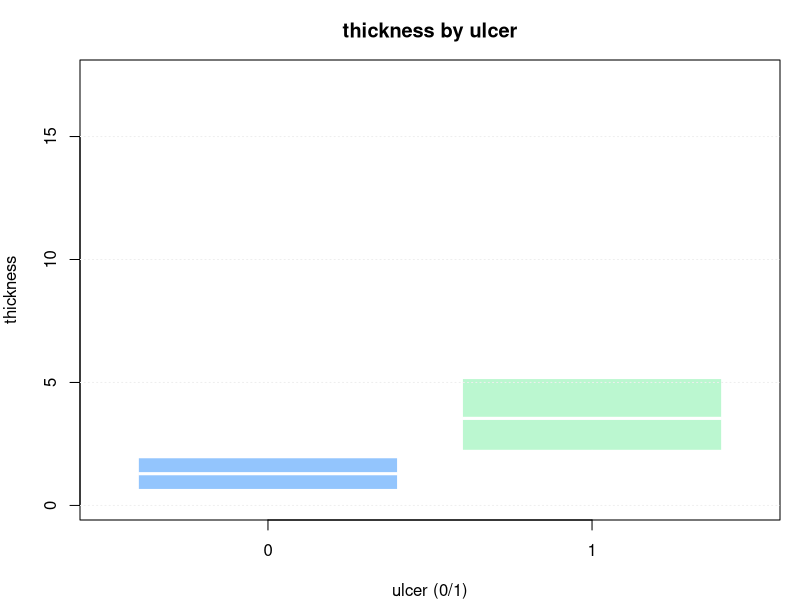
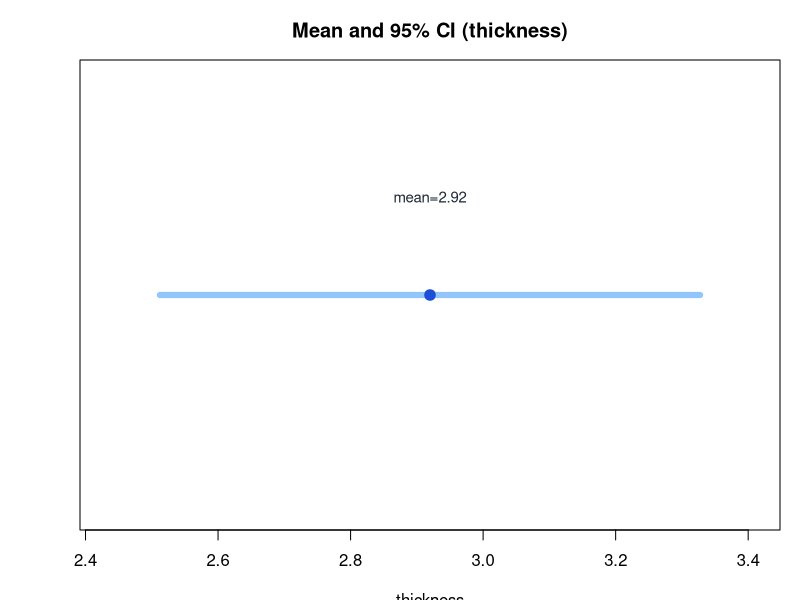
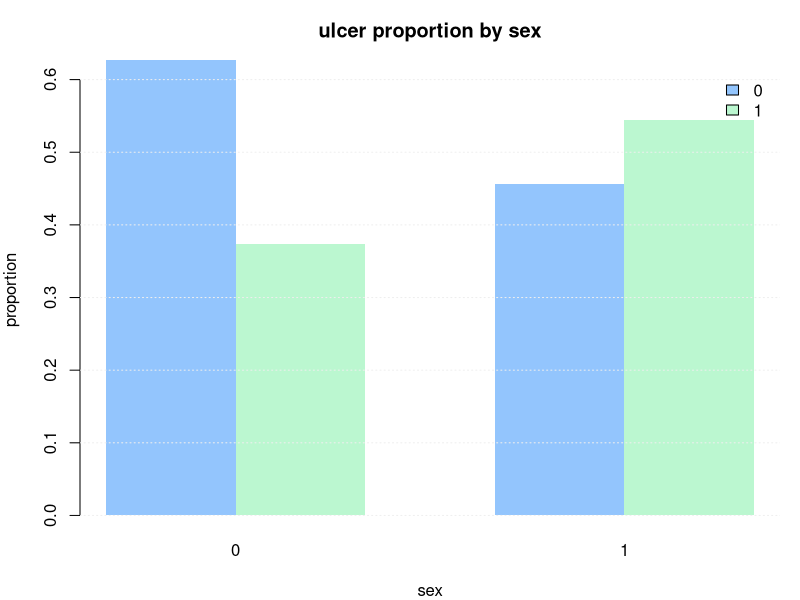
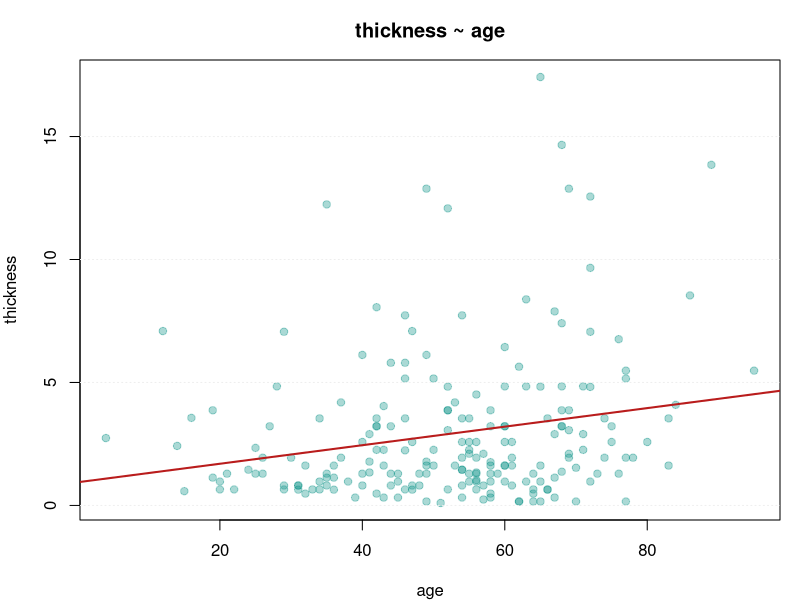
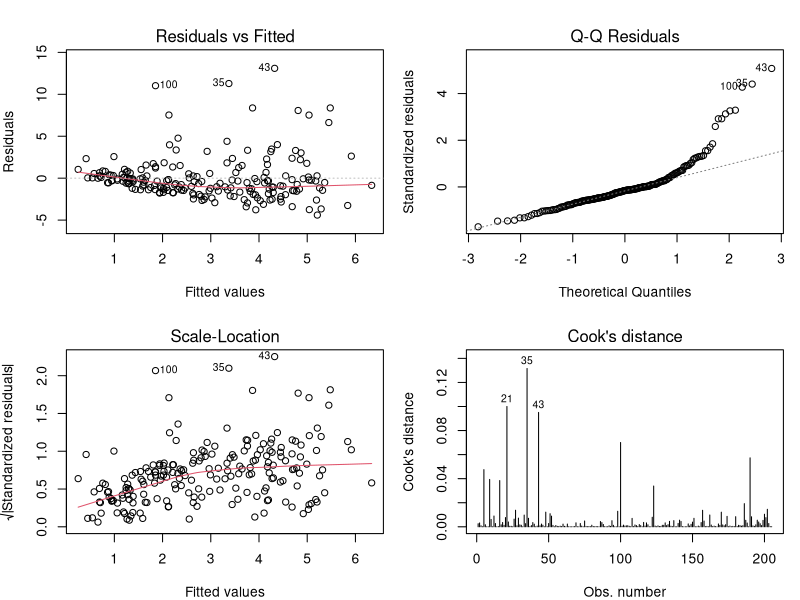
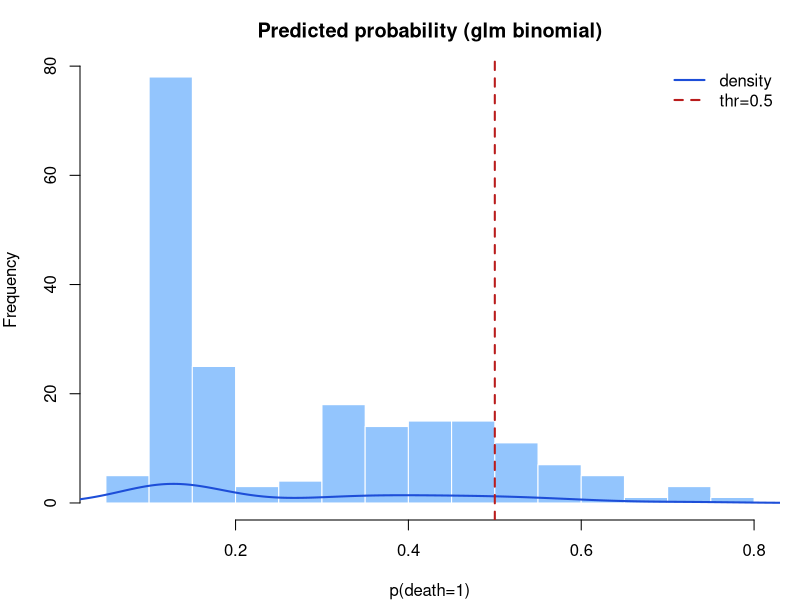
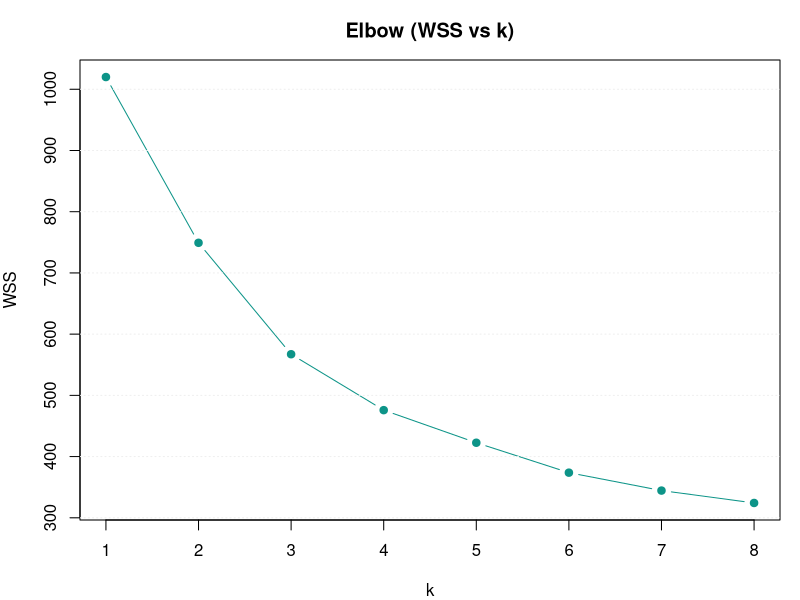
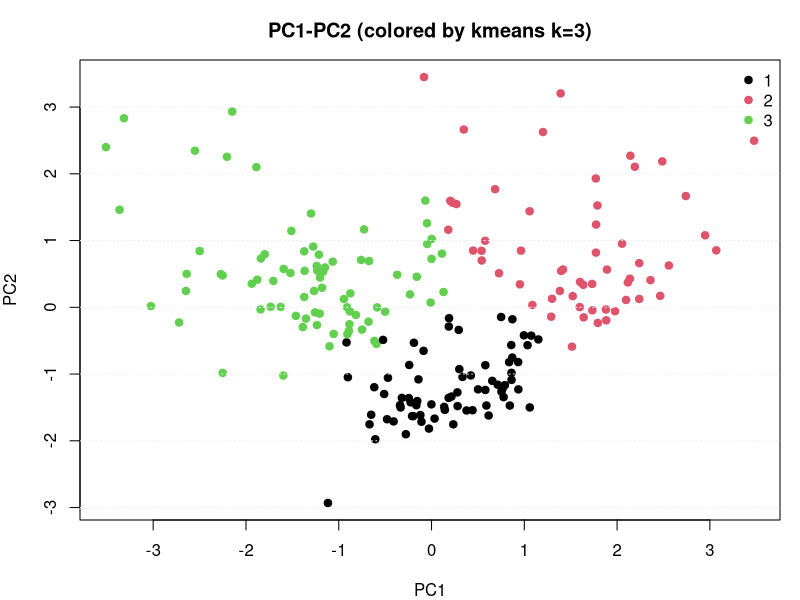

Reproduce these figures in R, in order. (Note: this script raises an error after producing the figures.)
# 生成 04-09 练习页配图（尽量只依赖 base R + MASS）
# 运行方式（建议在本脚本所在目录运行）：
#   setwd("docs/Practice"); source("gen_figures_04_09.R")
# 或命令行：
#   Rscript docs/Practice/gen_figures_04_09.R

options(repos = c(CRAN = "https://mirrors.tuna.tsinghua.edu.cn/CRAN/"))
if (!requireNamespace("MASS", quietly = TRUE)) install.packages("MASS")
library(MASS)

data(Melanoma)
mel <- as.data.frame(Melanoma)

args <- commandArgs(trailingOnly = FALSE)
file_arg <- sub("^--file=", "", args[grep("^--file=", args)])
base_dir <- if (length(file_arg) > 0) dirname(normalizePath(file_arg)) else getwd()

fig_dir <- file.path(base_dir, "figures")
dir.create(fig_dir, showWarnings = FALSE, recursive = TRUE)

# ---------- 04：推断（箱线图） ----------
png(file.path(fig_dir, "p04-boxplot-thickness-ulcer.png"), width = 860, height = 520, res = 120, bg = "white")
par(mar = c(4, 4, 3, 1))
boxplot(thickness ~ factor(ulcer), data = mel,
        xlab = "ulcer (0/1)", ylab = "thickness",
        main = "thickness by ulcer",
        col = c("#93c5fd", "#bbf7d0"), border = "white")
grid(nx = NA, ny = NULL, col = "#eeeeee")
dev.off()

# 04：推断（均值 + 95%CI 可视化）
x <- mel$thickness
tt <- t.test(x)
m <- unname(mean(x))
ci <- unname(tt$conf.int)
png(file.path(fig_dir, "p04-ci-thickness.png"), width = 860, height = 360, res = 120, bg = "white")
par(mar = c(3.5, 4, 3, 1))
plot(NA, xlim = range(ci) + c(-0.1, 0.1) * diff(range(ci)), ylim = c(0.6, 1.4),
     yaxt = "n", xlab = "thickness", ylab = "", main = "Mean and 95% CI (thickness)")
segments(ci[1], 1, ci[2], 1, lwd = 6, col = "#93c5fd")
points(m, 1, pch = 19, cex = 1.4, col = "#1d4ed8")
text(m, 1.18, labels = sprintf("mean=%.2f", m), cex = 0.9, col = "#1f2937")
dev.off()

# 04：推断（分类变量：构成比可视化）
tb <- table(ulcer = mel$ulcer, sex = mel$sex)
prop <- prop.table(tb, 2)
png(file.path(fig_dir, "p04-prop-ulcer-by-sex.png"), width = 860, height = 520, res = 120, bg = "white")
par(mar = c(4, 4, 3, 1))
barplot(prop,
        beside = TRUE,
        col = c("#93c5fd", "#bbf7d0"),
        border = NA,
        legend.text = rownames(prop),
        args.legend = list(bty = "n", inset = 0.01),
        xlab = "sex", ylab = "proportion",
        main = "ulcer proportion by sex")
grid(nx = NA, ny = NULL, col = "#eeeeee")
dev.off()

# ---------- 05：线性回归（散点+回归线 & 诊断图） ----------
png(file.path(fig_dir, "p05-scatter-fit1.png"), width = 860, height = 520, res = 120, bg = "white")
par(mar = c(4, 4, 3, 1))
plot(mel$age, mel$thickness,
     xlab = "age", ylab = "thickness",
     main = "thickness ~ age",
     pch = 19, col = rgb(13/255, 148/255, 136/255, 0.35))
abline(lm(thickness ~ age, data = mel), col = "#b91c1c", lwd = 2)
grid(nx = NA, ny = NULL, col = "#eeeeee")
dev.off()

fit2 <- lm(thickness ~ age + factor(sex) + ulcer + year, data = mel)
png(file.path(fig_dir, "p05-diagnostic-fit2.png"), width = 980, height = 760, res = 120, bg = "white")
par(mfrow = c(2, 2), mar = c(4, 4, 3, 1))
plot(fit2, which = 1:4)
par(mfrow = c(1, 1))
dev.off()

# ---------- 06：Logistic（预测概率分布） ----------
mel$death <- ifelse(mel$status == 1, 1, 0)
fit6 <- glm(death ~ age + thickness + ulcer + factor(sex), data = mel, family = binomial)
p <- predict(fit6, type = "response")
png(file.path(fig_dir, "p06-prob-hist.png"), width = 860, height = 520, res = 120, bg = "white")
par(mar = c(4, 4, 3, 1))
hist(p, breaks = 18, col = "#93c5fd", border = "white",
     main = "Predicted probability (glm binomial)", xlab = "p(death=1)")
lines(density(p), col = "#1d4ed8", lwd = 2)
abline(v = 0.5, col = "#b91c1c", lwd = 2, lty = 2)
legend("topright", legend = c("density", "thr=0.5"),
       col = c("#1d4ed8", "#b91c1c"), lwd = 2, lty = c(1, 2), bty = "n")
dev.off()

# ---------- 07：聚类与 PCA ----------
num_cols <- c("time", "age", "thickness", "ulcer", "year")
X <- mel[, num_cols]
Xz <- scale(X)
Xz <- Xz[complete.cases(Xz), , drop = FALSE]

set.seed(123)
wss <- sapply(1:8, function(k) kmeans(Xz, centers = k, nstart = 10)$tot.withinss)
png(file.path(fig_dir, "p07-elbow-wss.png"), width = 860, height = 520, res = 120, bg = "white")
par(mar = c(4, 4, 3, 1))
plot(1:8, wss, type = "b", xlab = "k", ylab = "WSS", main = "Elbow (WSS vs k)",
     pch = 19, col = "#0d9488")
grid(nx = NA, ny = NULL, col = "#eeeeee")
dev.off()

set.seed(123)
km3 <- kmeans(Xz, centers = 3, nstart = 25)
pc <- prcomp(Xz, center = TRUE, scale. = FALSE)
Z <- pc$x[, 1:2]
png(file.path(fig_dir, "p07-pca-k3.png"), width = 860, height = 560, res = 120, bg = "white")
par(mar = c(4, 4, 3, 1))
plot(Z, col = km3$cluster, pch = 19,
     xlab = "PC1", ylab = "PC2",
     main = "PC1-PC2 (colored by kmeans k=3)")
legend("topright", legend = sort(unique(km3$cluster)),
       col = sort(unique(km3$cluster)), pch = 19, bty = "n")
grid(nx = NA, ny = NULL, col = "#eeeeee")
dev.off()

# ---------- 08：关联规则（项目频率示意） ----------
items <- c("二甲双胍", "胰岛素", "血糖", "糖化血红蛋白",
           "ACEI", "利尿剂", "肌酐",
           "他汀", "血脂", "空腹血糖",
           "头孢", "布洛芬", "血常规",
           "阿司匹林", "血钾")

set.seed(42)
visit_n <- 30
prob <- c(0.35, 0.22, 0.28, 0.15, 0.22, 0.18, 0.14, 0.26, 0.30, 0.16, 0.20, 0.18, 0.32, 0.20, 0.14)

Xbin <- sapply(seq_along(items), function(j) rbinom(visit_n, 1, prob[j]))
colnames(Xbin) <- items
freq <- colMeans(Xbin)
ord <- order(freq, decreasing = TRUE)
top <- ord[1:12]

png(file.path(fig_dir, "p08-itemfreq.png"), width = 980, height = 520, res = 120, bg = "white")
par(mar = c(8, 4, 3, 1))
barplot(freq[top], las = 2, col = "#a7f3d0", border = NA,
        main = "Item frequency (relative, simulated)", ylab = "frequency")
grid(nx = NA, ny = NULL, col = "#eeeeee")
dev.off()

message("Figures saved to: ", normalizePath(fig_dir, mustWork = TRUE))
